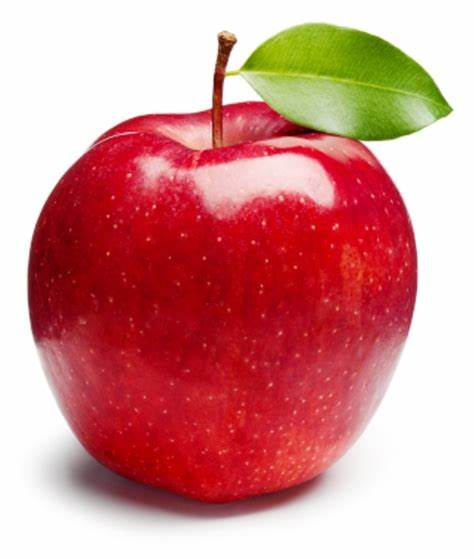
#> input picture gambar apel.jpeg, 474 x 559 px
$ python 'Morfologi Erosi.py'
#> lines starting #> are read from the running program, lines starting #| are printed output that depends on the picture; after the words box and inside, x2 and y2 are one past the last pixel; in counts of white or black regions, pixels touching at a corner belong together
import cv2 as cv
import numpy as np

citra = cv.imread('gambar apel.jpeg')
#> citra is the input picture: shape (559, 474, 3); mean B, G, R 140.8, 142.3, 210.9

gray = cv.cvtColor(citra, cv.COLOR_BGR2GRAY)
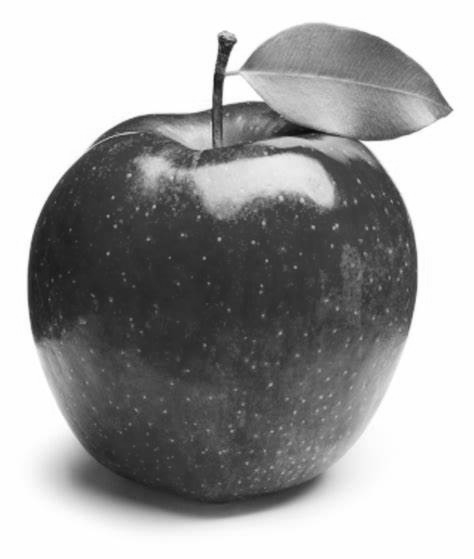
#> gray: shape (559, 474); min 11, max 255, mean 162.6

ret, thresh = cv.threshold(gray, 127, 255, cv.THRESH_BINARY)
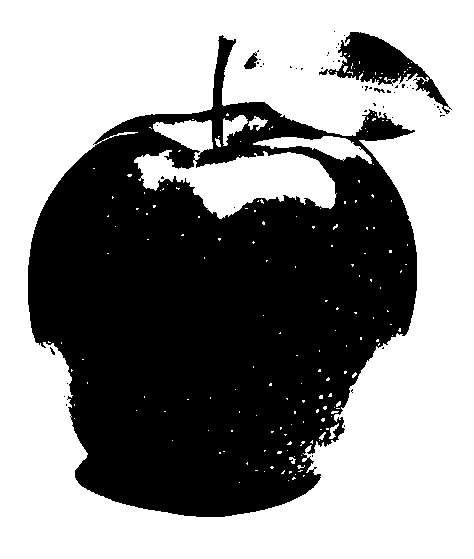
#> thresh: shape (559, 474); 56.3% white; 53 black regions (49 under 20 px), largest, box (x1, y1, x2, y2) and area: (28, 35, 417, 517) 112257, (319, 32, 452, 114) 3230, (244, 52, 258, 69) 127, (374, 88, 385, 93) 28

kernel = np.ones((5, 5), np.uint8)

erosi = cv.erode(thresh, kernel, iterations = 1)
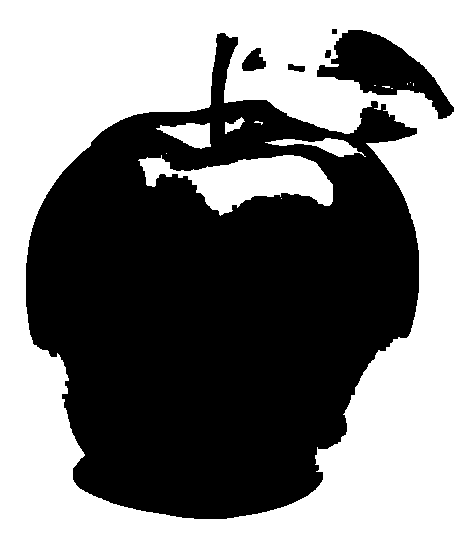
#> erosi: shape (559, 474); 52.3% white; 6 black regions, box (x1, y1, x2, y2) and area: (26, 33, 419, 519) 120832, (317, 30, 454, 119) 5127, (242, 48, 266, 71) 363, (288, 64, 305, 72) 95, (325, 50, 331, 58) 43, (332, 29, 337, 34) 25


cv.imshow('Citra Asli', citra)
cv.imshow('Citra Grayscale', gray)
cv.imshow('Citra Biner', thresh)
cv.imshow('Citra Erosi', erosi)

cv.waitKey(0)
cv.destroyAllWindows()

$ run again, with bunga.jpg copied over gambar apel.jpeg
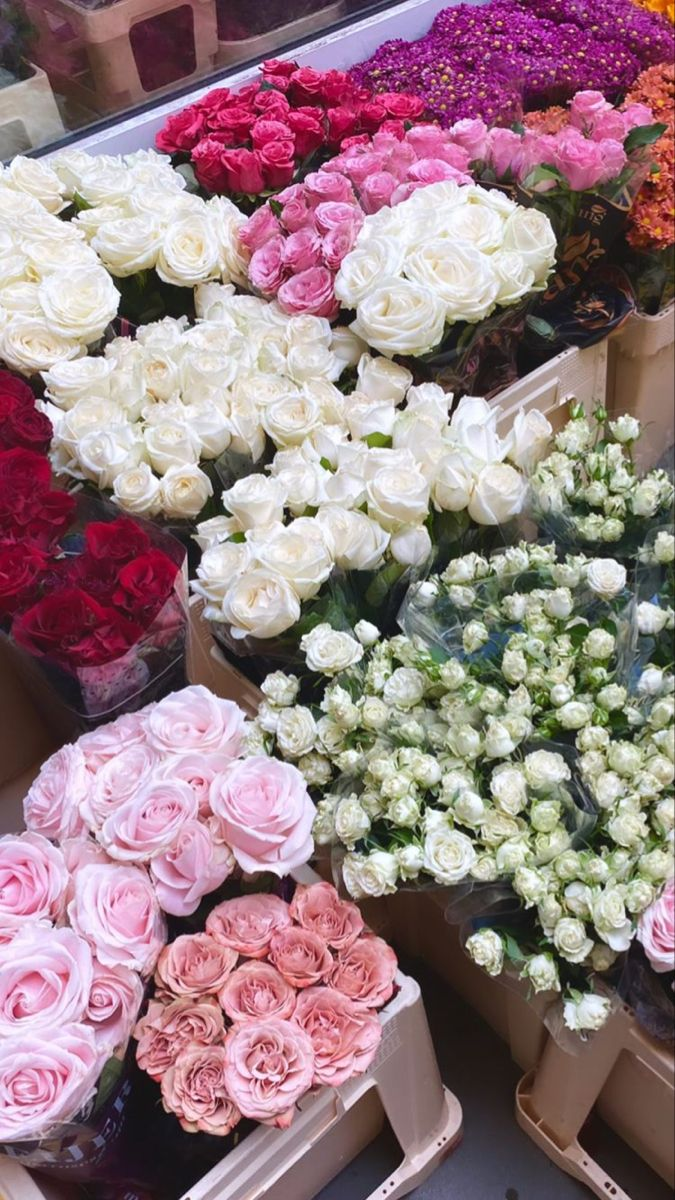
#> input picture bunga.jpg, 675 x 1200 px
#> citra is the input picture: shape (1200, 675, 3); mean B, G, R 130.5, 125.6, 151.7
#> `ret, thresh = cv.threshold(gray, 127, 255, cv.THRESH_BINARY)`:
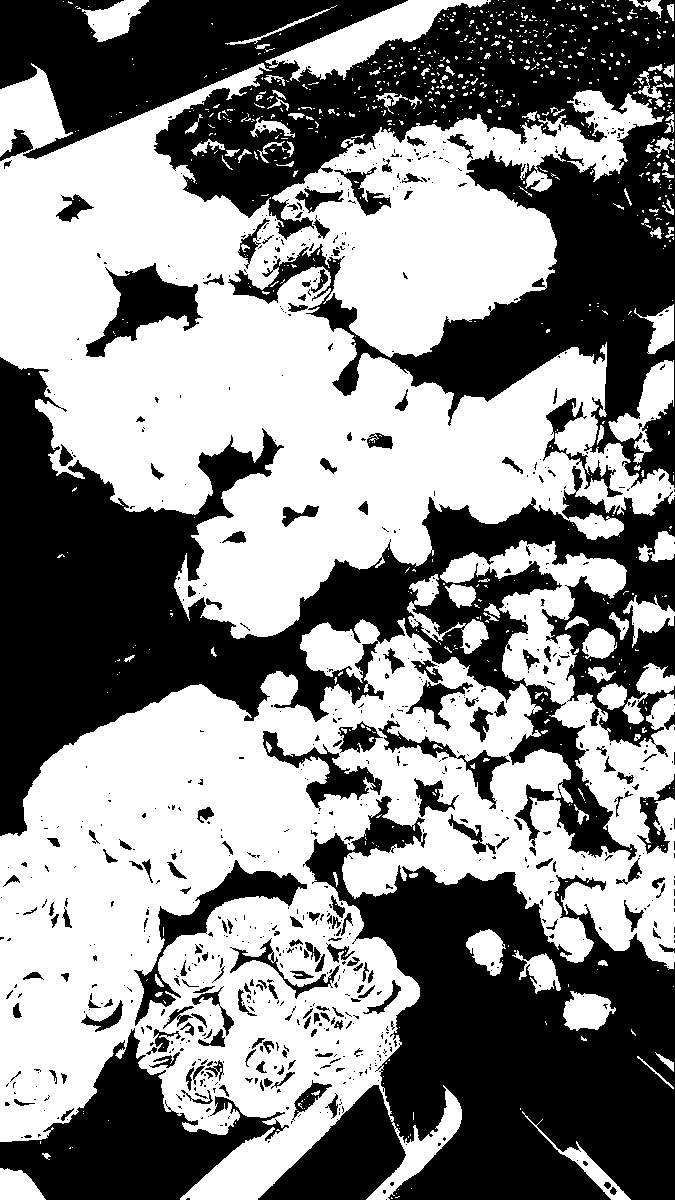
#> thresh: shape (1200, 675); 53.2% white; 860 black regions (663 under 20 px), largest, box (x1, y1, x2, y2) and area: (0, 0, 675, 488) 124978, (0, 357, 675, 860) 107416, (258, 796, 675, 1200) 86917
#> `erosi = cv.erode(thresh, kernel, iterations = 1)`:
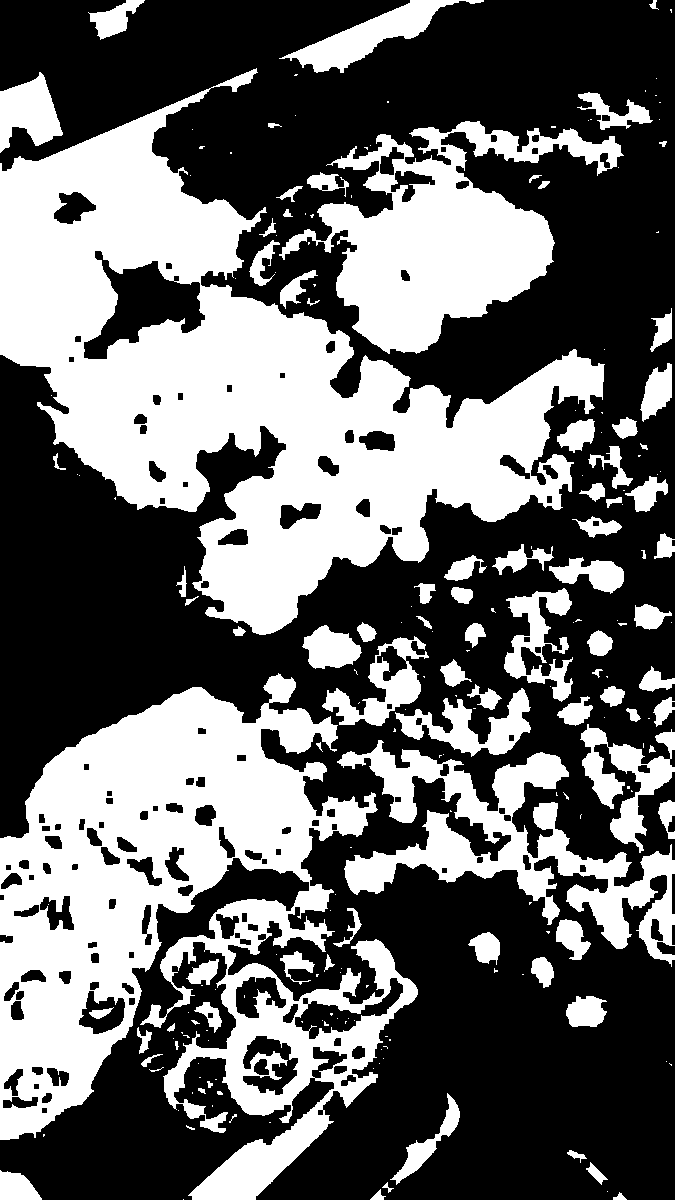
#> erosi: shape (1200, 675); 40.7% white; 212 white regions (123 under 20 px), largest, box (x1, y1, x2, y2) and area: (0, 68, 605, 635) 125603, (0, 673, 418, 1200) 98315, (279, 121, 624, 354) 33007
